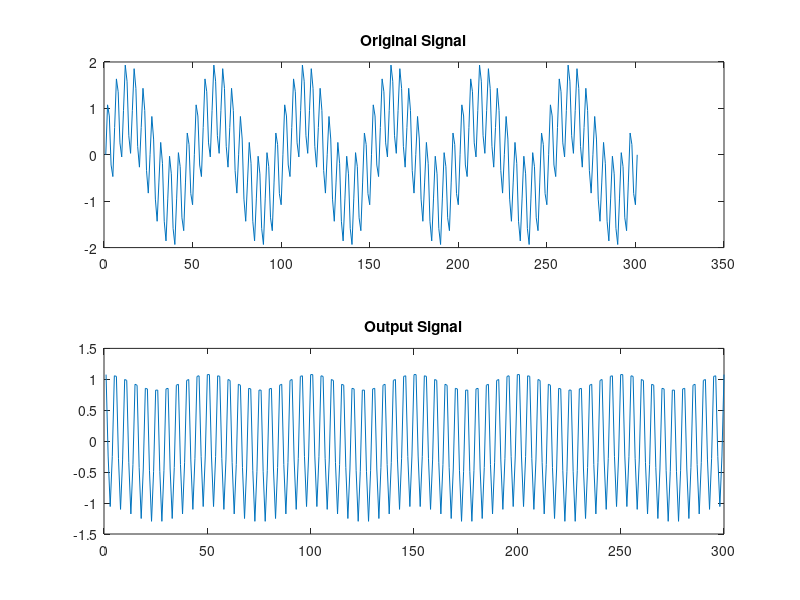

Recreate this plot in MATLAB.
clear;
clc;
signals = load('20_2HZ_Signals.mat');
signal_mixed = signals.signal_mixed;
output = diff(signal_mixed);
subplot(2,1,1);
plot(signal_mixed);
title('Original Signal');
subplot(2,1,2);
plot(output);
title('Output Signal');